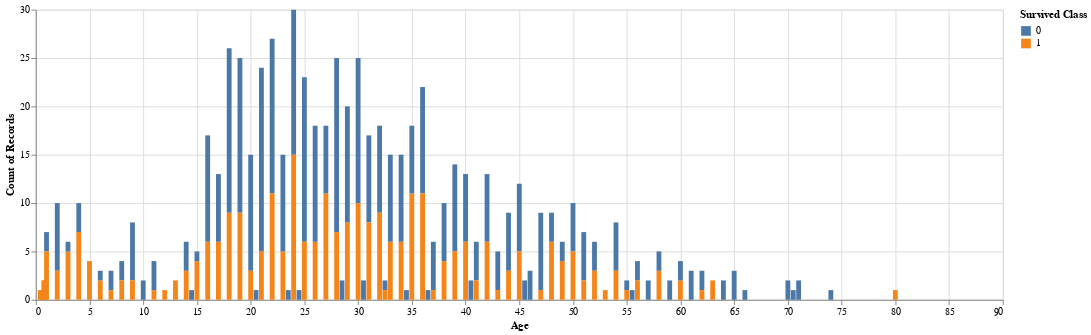

Notebook code for this chart:
### Code cell
#Visualize the cleaned data
alt.Chart(datat).mark_bar().encode(
    alt.X('Age:Q'),
    alt.Y('count():Q'),
    alt.Color('Survived:N',title='Survived Class')
).properties(width=1000)

### Figure 1 — Vega-Lite specification as saved in the notebook (floating-point values rounded to 4 significant figures; data arrays with more than 128 entries replaced by an {"elided": "..."} marker saying what was removed)
{"config": {"view": {"continuousWidth": 400, "continuousHeight": 300}}, "data": {"name": "data-60dba5f9735d540c6d974a9104d00e0f"}, "mark": "bar", "encoding": {"color": {"field": "Survived", "title": "Survived Class", "type": "nominal"}, "x": {"field": "Age", "type": "quantitative"}, "y": {"aggregate": "count", "type": "quantitative"}}, "width": 1000, "$schema": "https://vega.github.io/schema/vega-lite/v4.17.0.json", "datasets": {"data-60dba5f9735d540c6d974a9104d00e0f": {"elided": "712 records"}}}
